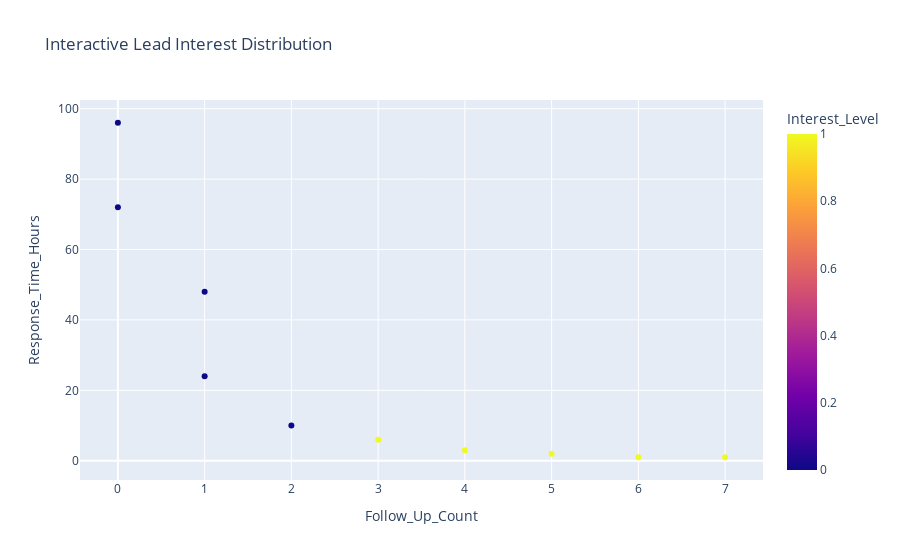

Write notebook code for a chart like this one.
### Code cell
# Interactive Visualization
fig = px.scatter(
    df,
    x='Follow_Up_Count',
    y='Response_Time_Hours',
    color='Interest_Level',
    title='Interactive Lead Interest Distribution'
)
fig.show()

### Figure 1 — Plotly figure (JSON) as saved in the notebook; plotly's stock layout.template omitted (floating-point values rounded to 4 significant figures)
{"data": [{"hovertemplate": "Follow_Up_Count=%{x}<br>Response_Time_Hours=%{y}<br>Interest_Level=%{marker.color}<extra></extra>", "legendgroup": "", "marker": {"color": [0, 1, 1, 0, 1, 0, 1, 0, 1, 0], "coloraxis": "coloraxis", "symbol": "circle"}, "mode": "markers", "name": "", "orientation": "v", "showlegend": false, "type": "scatter", "x": [1, 5, 3, 0, 6, 2, 4, 1, 7, 0], "xaxis": "x", "y": [24, 2, 6, 72, 1, 10, 3, 48, 1, 96], "yaxis": "y"}], "layout": {"coloraxis": {"colorbar": {"title": {"text": "Interest_Level"}}, "colorscale": [[0, "#0d0887"], [0.1111, "#46039f"], [0.2222, "#7201a8"], [0.3333, "#9c179e"], [0.4444, "#bd3786"], [0.5556, "#d8576b"], [0.6667, "#ed7953"], [0.7778, "#fb9f3a"], [0.8889, "#fdca26"], [1, "#f0f921"]]}, "legend": {"tracegroupgap": 0}, "title": {"text": "Interactive Lead Interest Distribution"}, "xaxis": {"anchor": "y", "domain": [0, 1], "title": {"text": "Follow_Up_Count"}}, "yaxis": {"anchor": "x", "domain": [0, 1], "title": {"text": "Response_Time_Hours"}}}}
